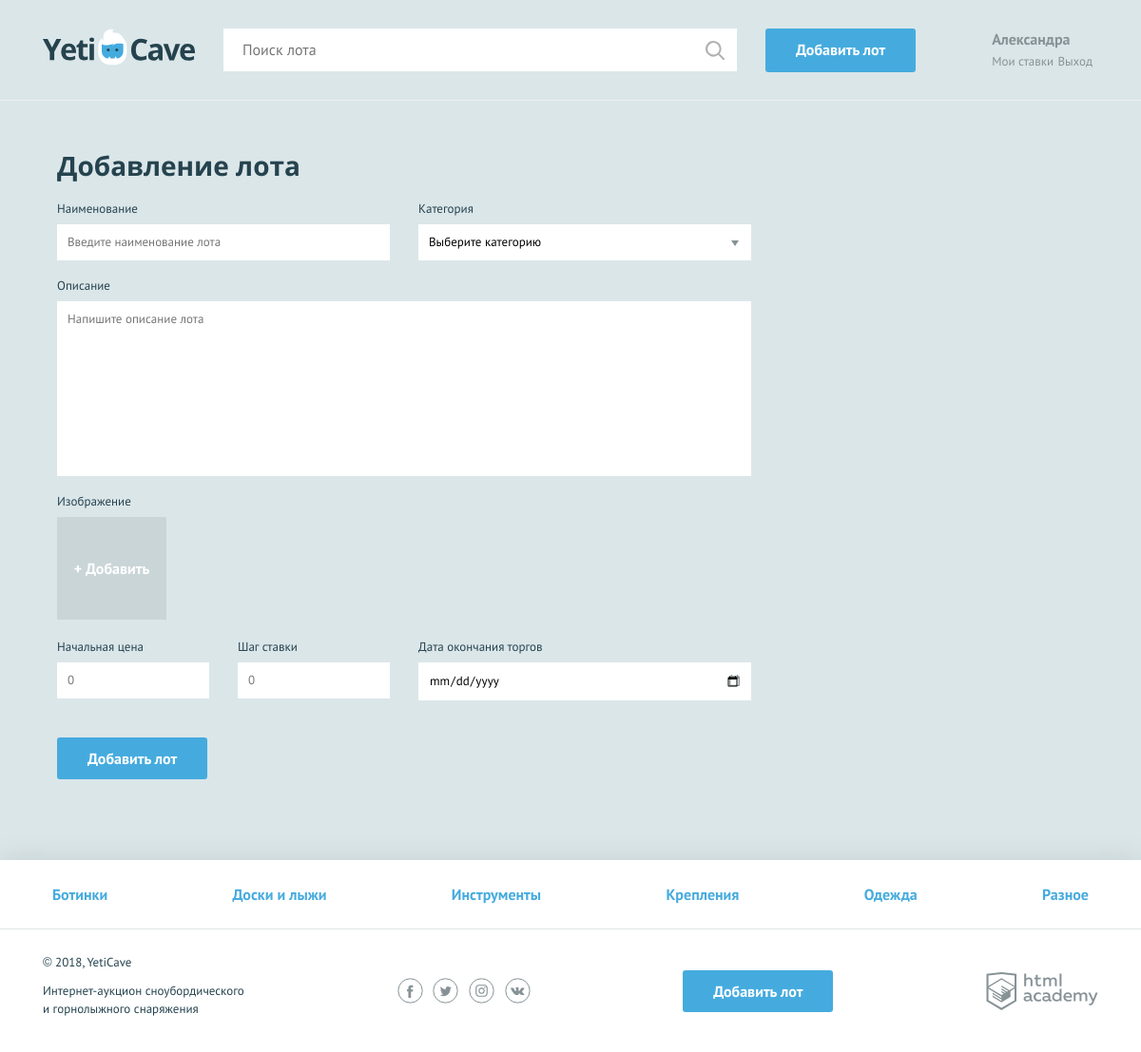
The app's page /add.php (signed in) with its own data.
### tables this page shows
CREATE TABLE `categories` (
  `id` INT UNSIGNED AUTO_INCREMENT PRIMARY KEY,
  `title` VARCHAR(128) NOT NULL UNIQUE
);

### functions.php (called while the page is built, shortened)
<?php
function include_template($name, $data) {
    $name = 'templates/' . $name;
    extract($data);
    require $name;
    $result = ob_get_clean();
    return $result;
}
function get_categories($connect) {
    $sql = 'SELECT `id`, `title` FROM categories';
    $res = mysqli_query($connect, $sql);
    if($res) {
        $categories = mysqli_fetch_all($res, MYSQLI_ASSOC);
        return $categories;
    }
}

### templates/add_lot.php (the view, shortened to what this page needs)
<?php $classname = count($errors) ? ' form--invalid' : ''; ?>
<form class="form form--add-lot container <?=$classname;?>" action="../add.php" method="post" enctype="multipart/form-data">
    <h2>Добавление лота</h2>
    <div class="form__container-two">
        <?php $classname = isset($errors['title']) ? 'form__item--invalid' : '';
        $value = isset($lot['title']) ? $lot['title'] : ''; ?>
        <div class="form__item <?=$classname;?>">
            <label for="lot-name">Наименование</label>
            <input id="lot-name" type="text" name="lot[title]" placeholder="Введите наименование лота" value="<?=$value;?>" required>
        </div>
        <?php $classname = isset($errors['category']) ? 'form__item--invalid' : '';
        $value = isset($lot['category']) ? $lot['category'] : ''; ?>
        <div class="form__item <?=$classname;?>">
            <label for="category">Категория</label>
            <select id="category" name="lot[category]" required>
                <option>Выберите категорию</option>
            </select>
        </div>
    </div>
    <?php $classname = isset($errors['desc']) ? 'form__item--invalid' : '';
    $value = isset($lot['desc']) ? $lot['desc'] : ''; ?>
    <div class="form__item form__item--wide <?=$classname;?>">
        <label for="message">Описание</label>
        <textarea id="message" name="lot[desc]" placeholder="Напишите описание лота" required><?=$value;?></textarea>
    </div>
    <?php $classname = isset($lot['lot_picture']) ? 'form__item--uploaded' : ''; ?>
    <div class="form__item form__item--file <?=$classname;?>">
        <label>Изображение</label>
        <div class="form__input-file">
            <label for="photo2">
                <span>+ Добавить</span>
            </label>
        </div>
    </div>
    <div class="form__container-three">
        <?php $classname = isset($errors['start_price']) ? 'form__item--invalid' : '';
        $value = isset($lot['start_price']) ? $lot['start_price'] : ''; ?>
        <div class="form__item form__item--small <?=$classname;?>">
            <label for="lot-rate">Начальная цена</label>
            <input id="lot-rate" type="number" name="lot[start_price]" placeholder="0" value="<?=$value;?>" required>
        </div>
        <?php $classname = isset($errors['step']) ? 'form__item--invalid' : '';
        $value = isset($lot['step']) ? $lot['step'] : ''; ?>
        <div class="form__item form__item--small <?=$classname;?>">
            <label for="lot-step">Шаг ставки</label>
            <input id="lot-step" type="number" name="lot[step]" placeholder="0" value="<?=$value;?>" required>
        </div>
        <?php $classname = isset($errors['completion_date']) ? 'form__item--invalid' : '';
        $value = isset($lot['completion_date']) ? $lot['completion_date'] : ''; ?>
        <div class="form__item <?=$classname;?>">
            <label for="lot-date">Дата окончания торгов</label>
            <input class="form__input-date" id="lot-date" type="date" name="lot[completion_date]" value="<?=$value;?>" required>
        </div>
    </div>
    <button type="submit" class="button">Добавить лот</button>
</form>

### templates/layout.php (shortened to what this page needs)
<!DOCTYPE html>
<html lang="ru">
<head>
    <link href="css/normalize.min.css" rel="stylesheet">
    <link href="css/style.css" rel="stylesheet">
</head>
<body>
<div class="page-wrapper">
    <header class="main-header">
        <div class="main-header__container container">
            <a class="main-header__logo"<?php if ($_SERVER['REQUEST_URI'] !== '/' && $_SERVER['REQUEST_URI'] !== '/index.php'): ?>href="index.php"<?php endif; ?>>
                <img src="img/logo.svg" width="160" height="39" alt="Логотип компании YetiCave">
            </a>
            <form class="main-header__search" method="get" action="../search.php">
                <input type="search" name="search" placeholder="Поиск лота" value="<?=$search;?>">
                <input class="main-header__search-btn" type="submit" name="find" value="Найти">
            </form>
            <a class="main-header__add-lot button" href="add.php">Добавить лот</a>
            <nav class="user-menu">
                <?php if (!empty($is_auth)): ?>
                    <div class="user-menu__image">
                    </div>
                    <div class="user-menu__logged">
                        <p><?=htmlspecialchars($is_auth['username']);?></p>
                        <a href="my_bets.php">Мои ставки</a>
                        <a href="logout.php">Выход</a>
                    </div>
                <?php endif; ?>
            </nav>
        </div>
    </header>
    <main class="container">
        <?=$content;?>
    </main>
</div>
<footer class="main-footer">
    <nav class="nav">
        <ul class="nav__list container">
            <?php foreach ($categories as $category): ?>
                <li class="nav__item">
                    <a href="all_lots.php?category=<?=$category['id']?>"><?=$category['title']?></a>
                </li>
            <?php endforeach; ?>
        </ul>
    </nav>
    <div class="main-footer__bottom container">
        <div class="main-footer__copyright">
            <p>© 2018, YetiCave</p>
            <p>Интернет-аукцион сноубордического и горнолыжного снаряжения</p>
        </div>
        <div class="main-footer__social social">
            <a class="social__link social__link--facebook" href="#">
            </a>
            <a class="social__link social__link--twitter" href="#">
            </a>
            <a class="social__link social__link--instagram" href="#">
            </a>
            <a class="social__link social__link--vkontakte" href="#">
            </a>
        </div>
        <a class="main-footer__add-lot button" href="add.php">Добавить лот</a>
        <div class="main-footer__developed-by">
            <a class="logo-academy" href="https://htmlacademy.ru/intensive/php">
            </a>
        </div>
    </div>
</footer>
</body>
</html>

### records on screen
categories: title "Ботинки"
categories: title "Доски и лыжи"
categories: title "Инструменты"
categories: title "Крепления"
categories: title "Одежда"
categories: title "Разное"

### other values on screen
$is_auth['username'] "Александра"
